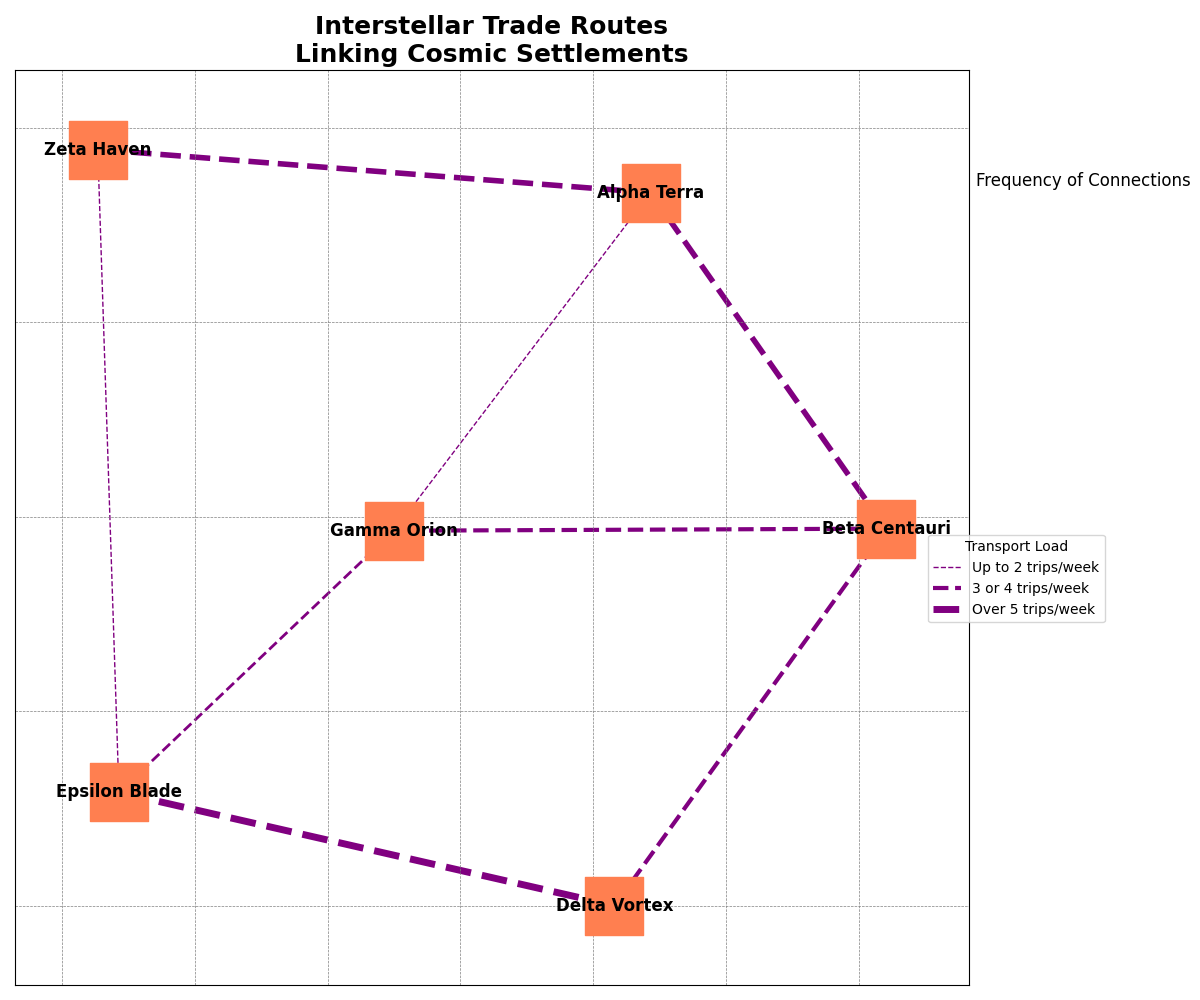

Reproduce this figure in Python.
import matplotlib.pyplot as plt
import networkx as nx

colonies = ['Alpha Terra', 'Beta Centauri', 'Gamma Orion', 'Delta Vortex', 'Epsilon Blade', 'Zeta Haven']

routes = {
    ('Alpha Terra', 'Beta Centauri'): 4,
    ('Alpha Terra', 'Gamma Orion'): 1,
    ('Beta Centauri', 'Delta Vortex'): 3,
    ('Gamma Orion', 'Epsilon Blade'): 2,
    ('Delta Vortex', 'Epsilon Blade'): 5,
    ('Epsilon Blade', 'Zeta Haven'): 1,
    ('Zeta Haven', 'Alpha Terra'): 4,
    ('Beta Centauri', 'Gamma Orion'): 3
}

G = nx.Graph()
G.add_nodes_from(colonies)
for (colony1, colony2), frequency in routes.items():
    G.add_edge(colony1, colony2, weight=frequency)

plt.figure(figsize=(12, 10))
pos = nx.spring_layout(G, seed=24)

# Change node shape and edge styles
nx.draw_networkx_nodes(G, pos, node_color='coral', node_size=1800, node_shape='s')  # Square nodes
nx.draw_networkx_edges(
    G, pos,
    width=[G[u][v]['weight'] for u, v in G.edges()],
    edge_color='purple',
    style='dashed'  # Dashed lines
)
nx.draw_networkx_labels(G, pos, font_size=12, font_weight='bold', font_family='sans-serif')

plt.title('Interstellar Trade Routes\nLinking Cosmic Settlements', fontsize=18, fontweight='bold')

plt.text(1.1, 0.85, 'Frequency of Connections', fontsize=12, ha='right')
plt.plot([], [], color='purple', linestyle='dashed', linewidth=1, label='Up to 2 trips/week')
plt.plot([], [], color='purple', linestyle='dashed', linewidth=3, label='3 or 4 trips/week')
plt.plot([], [], color='purple', linestyle='dashed', linewidth=5, label='Over 5 trips/week')
plt.legend(title='Transport Load', bbox_to_anchor=(1.15, 0.5))  # Adjusted legend position

plt.grid(True, which='both', linestyle='--', linewidth=0.5, color='gray')
plt.axis('on')
plt.tight_layout()
plt.show()
